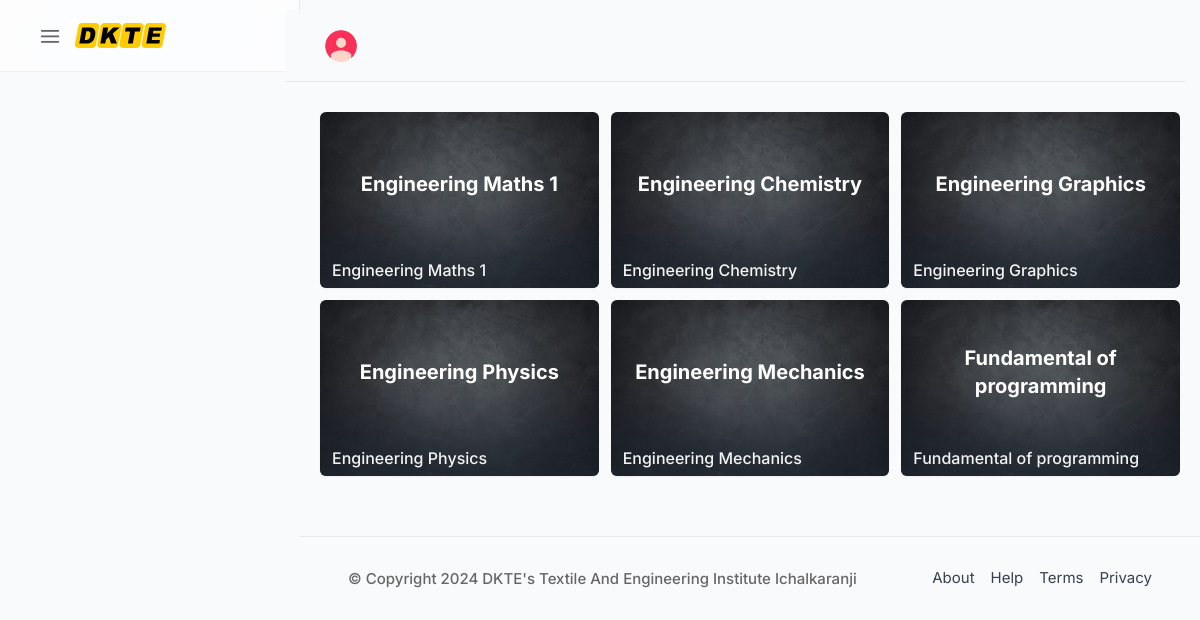
The app's page / (signed in) with its own data.
### tables this page shows
CREATE TABLE `subjects` (
  `id` int(10) NOT NULL,
  `subject_id` varchar(100) NOT NULL,
  `dept_id` varchar(100) NOT NULL,
  `year_id` varchar(100) NOT NULL,
  `sem_id` varchar(100) NOT NULL,
  `subject_name` varchar(250) NOT NULL
);

### student_detail.php (called while the page is built, shortened)
<?php
$stud_id = $_SESSION["loginStudent"];
$sql = "SELECT * FROM students WHERE student_id = '$stud_id'";
$sql_run = $db->query($sql);
$rows = $sql_run->fetch_assoc();
$year_id = $rows['year_id'];
$dept_id = $rows['dept_id'];
$sem_id = $rows['sem_id'];
?>

### data.php (called while the page is built, shortened)
<?php
   $college = "DKTE's Textile and Engineering Institute Ichalkaranji";
?>

### index.php (the view, shortened to what this page needs)
<?php
include("connection.php");
include("student_detail.php");
?>
<!DOCTYPE html>
<html lang="en">
<head>
    <?php include("css.php"); ?>
</head>
<body>
    <div id="wrapper" class="is-verticle">
        <?php include("header.php"); ?>
        <div class="main_content">
            <div class="container">
                <div class="grid lg:grid-cols-3 gap-3 mb-0 mt-5">
                    <?php
                    $sql = "SELECT subject_id, subject_name FROM subjects WHERE dept_id = '$dept_id' && year_id = '$year_id' && sem_id='$sem_id'";
                    $sql_run = $db->query($sql);
                    while ($rows = $sql_run->fetch_assoc()) {
                    ?>
                        <a href="subject.php?subject=<?php echo $rows['subject_id']; ?>" class="mb-0">
                            <div class="bg-gray-200 rounded-md overflow-hidden relative w-full lg:h-44 h-36 shadow-sm uk-transition-toggle">
                                <img src="assets/images/graybg.jpg" class="absolute w-full h-full object-cover" alt="">
                                <div class="absolute -bottom-1.5 w-full p-3 text-white z-20 line-clamp-2 text-opacity-95 font-medium text-base"><?php echo $rows['subject_name']; ?></div>
                                <p class="uk-position-center text-white font-bold -mt-4 z-10 text-xl text-center p-2"><?php echo $rows['subject_name']; ?></p>
                                <div class="absolute w-full h-full -bottom-1/2 bg-gradient-to-b from-transparent to-gray-800 z-10"></div>
                            </div>
                        </a>
                    <?php } ?>
                </div>
            </div>
            <?php include("footer.php"); ?>
        </div>
    </div>
</body>
</html>

### css.php (shortened to what this page needs)
<link rel="stylesheet" href="assets/css/icons.css">
<link rel="stylesheet" href="assets/css/uikit.css">
<link rel="stylesheet" href="assets/css/style.css">
<link href="https://unpkg.com/tailwindcss@2.2.19/dist/tailwind.min.css" rel="stylesheet">

### header.php (shortened to what this page needs)
<header uk-sticky>
    <div class="header_inner">
        <div class="left-side">
            <div id="logo">
                <a href="explore.html">
                    <img src="assets/images/logo.svg" class="logo_mobile" alt="">
                </a>
            </div>
            <div class="triger" uk-toggle="target: #wrapper ; cls: is-active">
            </div>
        </div>
        <div class="right-side">
            <div>
                <a href="#">
                    <img src="assets/images/avatars/placeholder.png" class="header_widgets_avatar" alt="">
                </a>
            </div>
        </div>
    </div>
</header>

### footer.php
<div class="lg:mt-10 mb-7  px-12 border-t pt-7">
    <div class="flex flex-col items-center justify-between lg:flex-row max-w-6xl mx-auto lg:space-y-0 space-y-3">
        <p class="capitalize font-medium"> © copyright <?php echo date("Y")." ".$college;?></p>
        <div class="lg:flex space-x-4 text-gray-700 capitalize hidden">
            <a href="#"> About</a>
            <a href="#"> Help</a>
            <a href="#"> Terms</a>
            <a href="#"> Privacy</a>
        </div>
    </div>
</div>

### assets/css/uikit.css (style rules this page uses)
.uk-transition-toggle { -webkit-tap-highlight-color: transparent; }
[class*='uk-position-top'], [class*='uk-position-bottom'], [class*='uk-position-left'], [class*='uk-position-right'], [class*='uk-position-center'] { position: absolute !important; }
.uk-position-center { top: 50%; left: 50%; transform: translate(-50%, -50%); width: max-content; max-width: 100%; box-sizing: border-box; }

### records on screen
subjects: subject_name "Engineering Maths 1"
subjects: subject_name "Engineering Chemistry"
subjects: subject_name "Engineering Graphics"
subjects: subject_name "Engineering Physics"
subjects: subject_name "Engineering Mechanics"
subjects: subject_name "Fundamental of programming"

### other values on screen
$college "DKTE's Textile And Engineering Institute Ichalkaranji"
